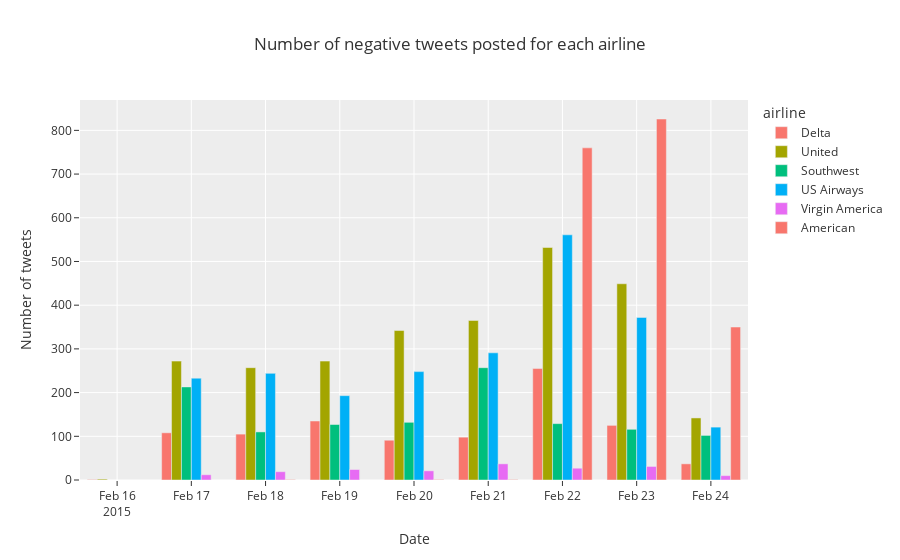

Notebook code for this chart:
### Code cell
fig = px.bar(byDate_airline, x='tweet_created', y='tweet_id',
             color = 'airline',
             labels={'tweet_created':'Date', 'tweet_id':'Number of tweets'}, 
             title='Number of negative tweets posted for each airline', barmode='group')
fig.show()
fig.show(renderer="png")
#fig.write_html("visuals/byHr_speed-bar.html")

### Figure 1 — Plotly figure (JSON) as saved in the notebook; plotly's stock layout.template omitted (floating-point values rounded to 4 significant figures)
{"data": [{"alignmentgroup": "True", "hovertemplate": "airline=Delta<br>Date=%{x}<br>Number of tweets=%{y}<extra></extra>", "legendgroup": "Delta", "marker": {"color": "#F8766D", "pattern": {"shape": ""}}, "name": "Delta", "offsetgroup": "Delta", "orientation": "v", "showlegend": true, "textposition": "auto", "type": "bar", "x": ["2015-02-16", "2015-02-17", "2015-02-18", "2015-02-19", "2015-02-20", "2015-02-21", "2015-02-22", "2015-02-23", "2015-02-24"], "xaxis": "x", "y": [1, 108, 105, 135, 91, 98, 255, 125, 37], "yaxis": "y"}, {"alignmentgroup": "True", "hovertemplate": "airline=United<br>Date=%{x}<br>Number of tweets=%{y}<extra></extra>", "legendgroup": "United", "marker": {"color": "#A3A500", "pattern": {"shape": ""}}, "name": "United", "offsetgroup": "United", "orientation": "v", "showlegend": true, "textposition": "auto", "type": "bar", "x": ["2015-02-16", "2015-02-17", "2015-02-18", "2015-02-19", "2015-02-20", "2015-02-21", "2015-02-22", "2015-02-23", "2015-02-24"], "xaxis": "x", "y": [2, 272, 257, 272, 342, 365, 532, 449, 142], "yaxis": "y"}, {"alignmentgroup": "True", "hovertemplate": "airline=Southwest<br>Date=%{x}<br>Number of tweets=%{y}<extra></extra>", "legendgroup": "Southwest", "marker": {"color": "#00BF7D", "pattern": {"shape": ""}}, "name": "Southwest", "offsetgroup": "Southwest", "orientation": "v", "showlegend": true, "textposition": "auto", "type": "bar", "x": ["2015-02-17", "2015-02-18", "2015-02-19", "2015-02-20", "2015-02-21", "2015-02-22", "2015-02-23", "2015-02-24"], "xaxis": "x", "y": [213, 110, 127, 132, 257, 129, 116, 102], "yaxis": "y"}, {"alignmentgroup": "True", "hovertemplate": "airline=US Airways<br>Date=%{x}<br>Number of tweets=%{y}<extra></extra>", "legendgroup": "US Airways", "marker": {"color": "#00B0F6", "pattern": {"shape": ""}}, "name": "US Airways", "offsetgroup": "US Airways", "orientation": "v", "showlegend": true, "textposition": "auto", "type": "bar", "x": ["2015-02-17", "2015-02-18", "2015-02-19", "2015-02-20", "2015-02-21", "2015-02-22", "2015-02-23", "2015-02-24"], "xaxis": "x", "y": [233, 244, 193, 248, 291, 561, 372, 121], "yaxis": "y"}, {"alignmentgroup": "True", "hovertemplate": "airline=Virgin America<br>Date=%{x}<br>Number of tweets=%{y}<extra></extra>", "legendgroup": "Virgin America", "marker": {"color": "#E76BF3", "pattern": {"shape": ""}}, "name": "Virgin America", "offsetgroup": "Virgin America", "orientation": "v", "showlegend": true, "textposition": "auto", "type": "bar", "x": ["2015-02-17", "2015-02-18", "2015-02-19", "2015-02-20", "2015-02-21", "2015-02-22", "2015-02-23", "2015-02-24"], "xaxis": "x", "y": [12, 19, 24, 21, 37, 27, 31, 10], "yaxis": "y"}, {"alignmentgroup": "True", "hovertemplate": "airline=American<br>Date=%{x}<br>Number of tweets=%{y}<extra></extra>", "legendgroup": "American", "marker": {"color": "#F8766D", "pattern": {"shape": ""}}, "name": "American", "offsetgroup": "American", "orientation": "v", "showlegend": true, "textposition": "auto", "type": "bar", "x": ["2015-02-18", "2015-02-20", "2015-02-21", "2015-02-22", "2015-02-23", "2015-02-24"], "xaxis": "x", "y": [1, 1, 1, 760, 826, 350], "yaxis": "y"}], "layout": {"barmode": "group", "legend": {"title": {"text": "airline"}, "tracegroupgap": 0}, "title": {"text": "Number of negative tweets posted for each airline"}, "xaxis": {"anchor": "y", "domain": [0, 1], "title": {"text": "Date"}}, "yaxis": {"anchor": "x", "domain": [0, 1], "title": {"text": "Number of tweets"}}}}
